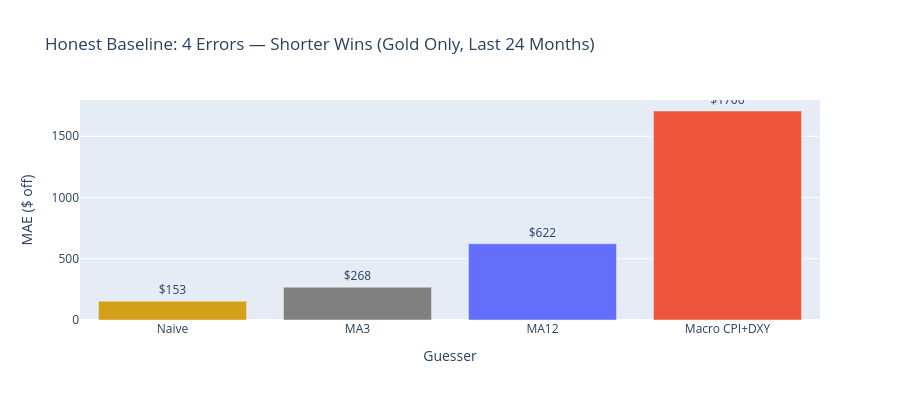

Notebook code for this chart:
### Markdown cell above
#### The 4th Bar — Macro Challenger (What is macro?)
**Macro = the economy weather**: last month's inflation (CPI) + last month's dollar (DXY).
This 4th guesser tries: *next gold = x * last CPI + y * last DXY + z* (straight line).
Shorter bar = smaller error = better. If the red macro bar is tallest, it means even *with* inflation + dollar, simple still wins.

### Code cell
# 4th bar — Macro challenger (uses df + mae from cell above, so run that cell first)
# macro = CPI + DXY, lag1 = last month (no cheating, like yesterday's weather)
df["CPI_lag1"] = df["CPIAUCSL"].shift(1)
df["DXY_lag1"] = df["Price"].shift(1)

# Train on old history, test on last 24 months (same test as naive)
train = df.iloc[:-24].dropna(subset=["CPI_lag1", "DXY_lag1", "gold_price_usd"])
test_m = df.tail(24).dropna(subset=["CPI_lag1", "DXY_lag1", "gold_price_usd"])

# Straight-line formula: next gold = x * last CPI + y * last DXY + z
from sklearn.linear_model import LinearRegression
model = LinearRegression()
model.fit(train[["CPI_lag1", "DXY_lag1"]], train["gold_price_usd"])
test_m["macro_next"] = model.predict(test_m[["CPI_lag1", "DXY_lag1"]])

# 4 errors (same ruler: $ off)
mae_naive = mae(test_m["gold_price_usd"], test_m["naive_next"])
mae_ma3 = mae(test_m["gold_price_usd"], test_m["ma3_next"])
mae_ma12 = mae(test_m["gold_price_usd"], test_m["ma12_next"])
mae_macro = mae(test_m["gold_price_usd"], test_m["macro_next"])
print(f"Naive ${mae_naive:.0f} | MA3 ${mae_ma3:.0f} | MA12 ${mae_ma12:.0f} | Macro (CPI+DXY) ${mae_macro:.0f}")
print(f"Macro formula: gold = {model.coef_[0]:.1f}*CPI + {model.coef_[1]:.1f}*DXY + ({model.intercept_:.0f})")

# 4 bars — shorter wins
fig_bar = go.Figure(go.Bar(x=["Naive", "MA3", "MA12", "Macro CPI+DXY"], y=[mae_naive, mae_ma3, mae_ma12, mae_macro], marker_color=["#d4a017", "gray", "#636efa", "#EF553B"], text=[f"${mae_naive:.0f}", f"${mae_ma3:.0f}", f"${mae_ma12:.0f}", f"${mae_macro:.0f}"], textposition="outside"))
fig_bar.update_layout(title="Honest Baseline: 4 Errors — Shorter Wins (Gold Only, Last 24 Months)", xaxis_title="Guesser", yaxis_title="MAE ($ off)", height=400)
fig_bar.show()
print("Read: tallest bar = worst guess. Macro red is tallest = even with inflation + dollar, simple naive still wins.")

### Figure 1 — Plotly figure (JSON) as saved in the notebook; plotly's stock layout.template omitted (floating-point values rounded to 4 significant figures)
{"data": [{"marker": {"color": ["#d4a017", "gray", "#636efa", "#EF553B"]}, "text": ["$153", "$268", "$622", "$1706"], "textposition": "outside", "type": "bar", "x": ["Naive", "MA3", "MA12", "Macro CPI+DXY"], "y": [153.3, 267.5, 622.3, 1706.0]}], "layout": {"height": 400, "title": {"text": "Honest Baseline: 4 Errors — Shorter Wins (Gold Only, Last 24 Months)"}, "xaxis": {"title": {"text": "Guesser"}}, "yaxis": {"title": {"text": "MAE ($ off)"}}}}
